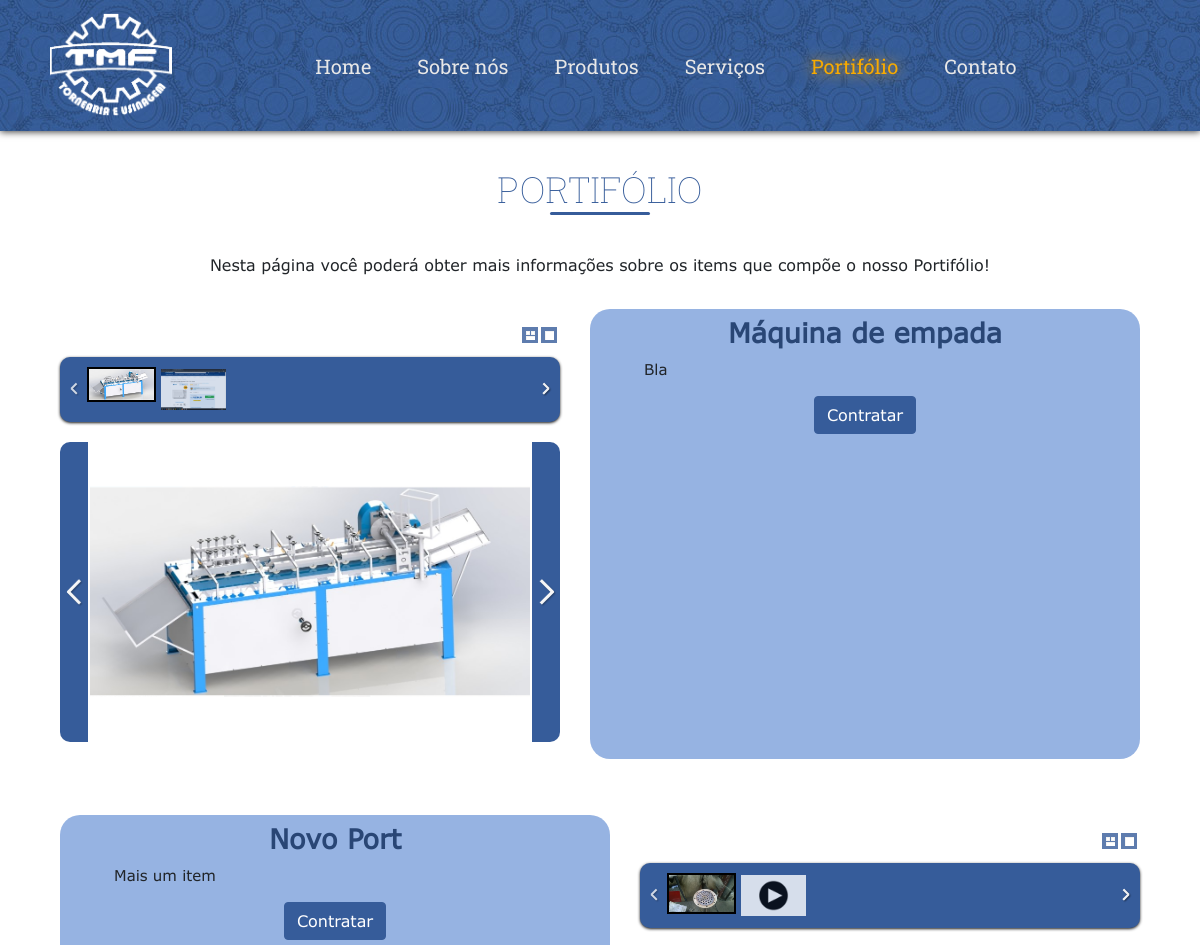
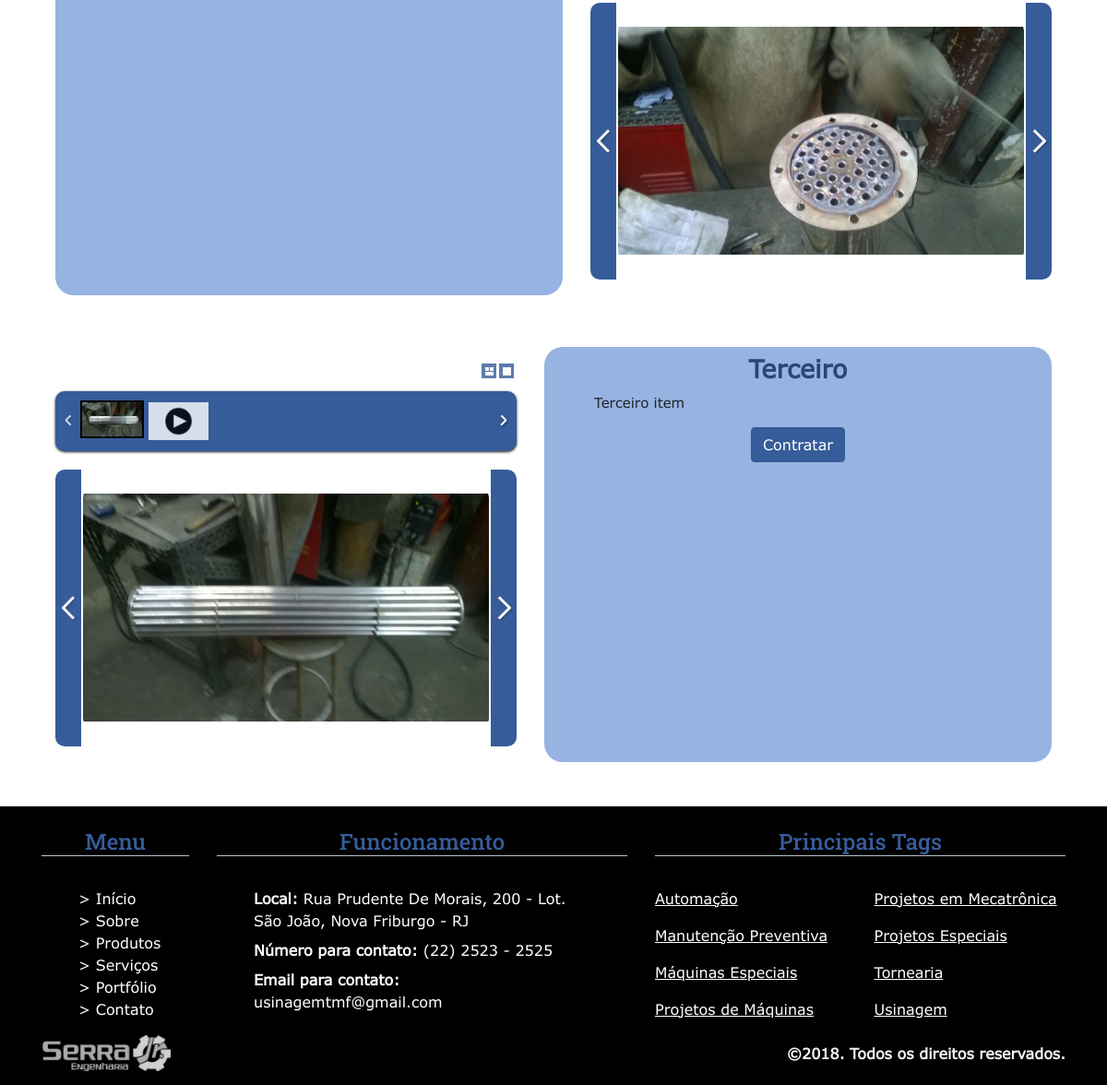
/portifolio.php, run on the app's committed database (2 pictures, top to bottom).
### tables this page shows
CREATE TABLE `portifolio` (
  `codPortifolio` int(11) NOT NULL,
  `nome` varchar(130) NOT NULL,
  `descricao` varchar(150) NOT NULL,
  `linkYoutube` varchar(150) NOT NULL,
  `status` tinyint(1) NOT NULL
);

CREATE TABLE `imagemportifolio` (
  `codImagem` int(11) NOT NULL,
  `codPortifolio` int(11) NOT NULL,
  `nome` varchar(150) NOT NULL
);

### portifolio.php (the view, shortened to what this page needs)
<!DOCTYPE html>
<html lang="pt-br">
<head>
    <link rel="stylesheet" href="css/normalize.css">
    <link rel="stylesheet" href="bootstrap/css/bootstrap.min.css">
    <link rel="stylesheet" href="css/main.css">
    <link rel="stylesheet" href="css/portifolio.css">
    <link rel="stylesheet" href="css/produtos_servico.css">
    <link rel="stylesheet" href="css/header.css">
    <link rel="stylesheet" href="css/footer.css">
</head>
<body>
    <header>
        <?php include_once('header.php'); ?>
    </header>
    <main>
        <section style="margin-top:110px;">
            <div class="container-fluid">
                <div class="row">
                    <div class="col-md-12 container-titulos">
                        <h1 class="titulo_secoes">
                            <br>
                            Portifólio
                        </h1>
                    </div>
                    <div class="row mx-auto">
                        <div class="col-md-12 container-titulos pb-2">
                            <p style="text-align:center">
                                Nesta página você poderá obter mais informações sobre os items que compõe o nosso Portifólio!
                            </p>
                        </div>
                    </div>
                </div>
                <?php
                $objDB = new db();
                $conn = $objDB->conecta_mysql();
                $query_select = "SELECT * from portifolio where status ='1';";
                $result_select = mysqli_query($conn,$query_select) or die(mysql_error());
                $rows = array();
                $contadorPortifolio = 0;
                while($row = mysqli_fetch_array($result_select))
                    $rows[] = $row;
                foreach($rows as $row){
                    $contadorPortifolio = $contadorPortifolio + 1;
                    $codPortifolio = $row['codPortifolio'];
                    $nome = $row['nome'];
                    $link = $row['linkYoutube'];
                    $descricao = $row['descricao'];
                    $matches=array();
                    preg_match("/^(?:http(?:s)?:\/\/)?(?:www\.)?(?:m\.)?(?:youtu\.be\/|youtube\.com\/(?:(?:watch)?\?(?:.*&)?v(?:i)?=|(?:embed|v|vi|user)\/))([^\?&\"'>]+)/", $link, $matches);
                    if (!empty($matches)){
                        $newlink = $matches[1];
                    }
                    echo '<div class="container d-flex justify-content-center">';
                    echo '<div class="row d-flex justify-content-center">';
                    if ($contadorPortifolio%2 == 0) {
                        echo '<div class="col  mt-2 mb-4 mx-auto ">';
                    }else{
                        echo '<div class="col order-sm-12 mt-2 mb-4 mx-auto ">';
                    }
                    echo '<div class="container caixa_texto">';
                    echo '<div class="row">';
                    echo '<div class="col-12 mt-2 mb-0 text-center">';
                    echo '<h4 style="font-size: 27px;font-weight: 600;color: rgb(41, 70, 117);">'.$nome.'</h4>';
                    echo '</div>';
                    echo '</div>';
                    echo '<div class="row mr-4 ml-4">';
                    echo '<div class="caixa_card_texto ">';
                    echo '<div class="col-12">';
                    echo '<p class="card-text">';
                    echo $descricao;
                    echo '</p>';
                    echo '</div>';
                    echo '</div>';
                    echo '</div>';
                    echo '<div class="row text-center mt-3 pb-3">';
                    echo '<div class="col-12">';
                    echo '<input type="submit" class="btn btn-primary" data-toggle="modal" data-target="#ModalProd" id="enviar" name="contratar" value="Contratar">';
                    echo '</div>';
                    echo '</div>';
                    echo '</div>';
                    echo '</div>';
                    echo '<div class="col  order-sm-1 mt-2 mb-4 d-flex">';
                    echo '<div class="Conteudo_slider mx-auto my-auto">';
                    echo '<div id="rg-gallery'.$contadorPortifolio.'" class="rg-gallery">';
                    echo '<div class="rg-thumbs">';
                    echo '<div class="es-carousel-wrapper">';
                    echo '<div class="es-nav">';
                    echo '<span class="es-nav-prev">Previous</span>';
                    echo '</div>';
                    echo '<div class="es-carousel">';
                    echo '<ul class="lista_imagens ">  ';
                    $query_select = "SELECT nome from imagemportifolio where codPortifolio = '$codPortifolio';";
                    $result_select = mysqli_query($conn,$query_select) or die(mysql_error());
                    $linhas = array();
                    while($linha = mysqli_fetch_array($result_select))
                        $linhas[] = $linha;
                    foreach($linhas as $linha){
                        $nomeImagem = $linha['nome'];
                        echo '<li><a href="#"><img src="sistema/Img/Portifolio/'.$nomeImagem.' " data-large="sistema/Img/Portifolio/'.$nomeImagem.'  " data-description="" /></a></li>';
                    }
                    if(isset($newlink)){
                        echo '<li><a href="#"><img src="img/Slider/play.png" data-large="img/Slider/play.png" data-description="" data-iframe="<iframe width=\'100%\' height=\'260\' src=\'https://www.youtube.com/embed/'.$newlink.'\' frameborder=\'0\' allow=\'accelerometer; autoplay; encrypted-media; gyroscope; picture-in-picture\' allowfullscreen></iframe>"/></a></li>';
                    }
                    echo '</ul>';
                    echo '</div>';
                    echo '</div>';
                    echo '</div>';
                    echo '</div>';
                    echo '</div>';
                    echo '</div>';
                    echo '</div>';
                    echo '</div>';
                    echo '<br>';
                }
                ?>
            </section>
        </main>
        <footer>
            <?php include_once('footer.php'); ?>
        </footer>
    </body>
    </html>

### header.php (shortened to what this page needs)
<nav class="navbar navbar-expand-md navbar-dark fixed-top" id="navbarTMF">
    <div class="container">
        <img src="img/logoTMFBranco.png" id="logo_Menu">
        <div class="collapse navbar-collapse" id="menu-navegacao">
            <ul class="navbar-nav mx-auto my-auto">
                <li class="nav-item navegacao"><a class="nav-link linkMenu link_ativo" id="link_secaoHome" href="#secaoSobre">Home</a></li>
                <li class="nav-item navegacao"><a class="nav-link linkMenu" id="link_secaoSobre" href="sobre.php">Sobre nós</a></li>
                <li class="nav-item navegacao"><a class="nav-link linkMenu" id="link_secaoProdutos" href="produtos.php">Produtos</a></li>
                <li class="nav-item navegacao"><a class="nav-link linkMenu" id="link_secaoServicos" href="servicos.php">Serviços</a></li>
                <li class="nav-item navegacao"><a class="nav-link linkMenu" id="link_secaoPortifolio" href="portifolio.php">Portifólio</a></li>
                <li class="nav-item navegacao"><a class="nav-link linkMenu" id="link_secaoContato" href="#secaoContato">Contato</a></li>
            </ul>
        </div>
    </div>
</nav>

### footer.php
<br>
<div class="container">
    <div class="row">
        <div class="col-md-2">
            <h4 class="titulos_rodape">Menu</h4>
            <div class="coluna_menu">
                <ul class="p-0" style="margin-left: calc(50% - 40px)">
                    <li><a class="item_menu_rodape">> Início</a></li>
                    <li><a class="item_menu_rodape">> Sobre</a></li>
                    <li><a class="item_menu_rodape">> Produtos</a></li>
                    <li><a class="item_menu_rodape">> Serviços</a></li>
                    <li><a class="item_menu_rodape">> Portfólio</a></li>
                    <li><a class="item_menu_rodape">> Contato</a></li>
                </ul>
            </div>
        </div>
        <div class="col-md-5">
            <h4 class="titulos_rodape">Funcionamento</h4>
            <ul>
                <li class="item_funcionamento"> <span class="pre_item_funcionamento">Local:</span> Rua Prudente De Morais, 200 - Lot. São João, Nova Friburgo - RJ </li>
                <li class="item_funcionamento"> <span class="pre_item_funcionamento">Número para contato:</span> (22) 2523 - 2525 </li>
                <li class="item_funcionamento"> <span class="pre_item_funcionamento">Email para contato:</span> usinagemtmf@gmail.com </li>
            </ul>
        </div>
        <div class="col-md-5">
            <h4 class="titulos_rodape">Principais Tags</h4>
            <div class="row">
                <div class="col-md-6 text-center text-md-left">
                    <p><span class="tags">Automação</span></p>
                    <p><span class="tags">Manutenção Preventiva</span></p>
                    <p><span class="tags">Máquinas Especiais</span></p>
                    <p><span class="tags">Projetos de Máquinas</span></p>
                </div>
                <div class="col-md-6 text-center text-md-left">
                    <p><span class="tags">Projetos em Mecatrônica</span></p>
                    <p><span class="tags">Projetos Especiais</span></p>
                    <p><span class="tags">Tornearia</span></p>
                    <p><span class="tags">Usinagem</span></p>
                </div>
            </div>
        </div>
    </div>
</div>
<div class="container">
    <div class="row">
        <div class="col-md-6 text-center">
            <img src="img/logo1.png" id="logo" class="float-md-left">
        </div>
        <div class="col-md-6 text-center">
            <span id="texto_direitos" class="float-md-right mt-2">©2018. Todos os direitos reservados.</span>
        </div>
    </div>
</div>

### css/main.css (style rules this page uses)
body { overflow-x: hidden; }
.container-titulos { padding: 15px; }
.btn.btn-primary { background-color: #365C9A !important ; border-color: #365C9A !important ; margin: 0px !important ; }
* { font-family: Verdana4, Arial, sans-serif; }
.navbar-nav > li > a { font-family: 'Roboto Slab', serif; }
.titulo_secoes { text-align: center; font-weight: 50; font-family: 'Roboto Slab', serif; font-size: 36px; color:#365C9A; text-transform: uppercase; }
.titulo_secoes::after { margin: 1px auto; height: 3px; width: 100px; content: " "; display: block; background-color: #365C9A; border-radius: 6px; }

### css/produtos_servico.css (style rules this page uses)
.Conteudo_slider { margin-top: 30px ; max-width: 500px ; }
.caixa_card_texto { overflow-y: auto !important; overflow-x: auto !important; display: block !important; max-height: 450px !important ; }
.caixa_texto { background-color: rgba(55, 110, 199, 0.521); border-radius: 20px ; }
@media screen and (min-width: 967px) { .caixa_texto { min-width: 550px ; min-height: 450pX ; } }
.btn.btn-primary { background-color: #365C9A !important ; border-color: #365C9A !important ; }
.card-text { text-align: justify; font-size: 15px ; }
.lista_imagens { white-space: nowrap; display: inline-block ; padding: 0 ; }
.lista_imagens>li { display: inline-block !important; padding: 0 ; }
.es-carousel-wrapper { background: #365C9A; padding:10px 27px; -moz-border-radius: 10px; -webkit-border-radius: 10px; border-radius: 10px; position:relative; -moz-box-shadow:0px 1px 3px rgba(0, 0, 0, 0.9); -webkit-box-shadow:0px 1px 3px rgba(0, 0, 0, 0.9); box-shadow:0px 1px 3px rgba(0, 0, 0, 0.9); position:relative; margin-bottom:20px; }
.es-carousel { overflow:hidden; white-space: nowrap; background:#365C9A; }
.es-carousel ul { display:none; }
.es-carousel ul li { height:100%; float:left; display:block; }
.es-carousel ul li a { display:block; border-style:solid; border-color:rgba(54, 92, 154, 0); opacity:0.8; -webkit-touch-callout:none; -webkit-transition: all 0.2s ease-in-out; -moz-transition: all 0.2s ease-in-out; -o-transition: all 0.2s ease-in-out; -ms-transition: all 0.2s ease-in-out; transition: all 0.2s ease-in-out; }
.es-carousel ul li.selected a { border-color:rgb(0, 0, 0); opacity:1.0; }
.es-carousel ul li a img { display:block; border:none; max-height:100%; max-width:100%; }
.es-nav span { position:absolute; top:50%; left:8px; background:transparent url(../img/Slider/nav_thumbs.png) no-repeat top left; width:14px; height:26px; margin-top:-13px; text-indent:-9000px; cursor:pointer; opacity:0.8; }

### css/header.css (style rules this page uses)
#logo_Menu { height:105px; margin:5px; transition: height 0.15s linear 0s; }
.navbar, #bg { background-color:#365C9A; background-image: url("../img/tmfcover.png"); color:white; }
.nav-link { color:rgb(231, 231, 231) !important; font-size: 20px; text-align:center; margin-left: 15px; margin-right: 15px; transition: color 0.15s ease 0s; }
.link_ativo { color:#f8aa00 !important; text-shadow: 0 0 15px #f8aa00; }
#navbarTMF { box-shadow: 0 1px 7px #404040; }

### css/footer.css (style rules this page uses)
footer { background-color: black !important; }
.item_menu_rodape { margin-top: 5pt; color: white!important; display: block; cursor: pointer; }
.pre_item_funcionamento { color: white; margin-bottom: 15pt; }
.item_funcionamento { margin-top: 6pt; color: white; margin-right: 40pt; }
.tags { color: white; border-radius: 10pt; }
#texto_direitos { color: whitesmoke; }
#logo { max-width:140px; max-height:90px; width: auto; height: auto; margin-bottom: 15px; }
.titulos_rodape { color: #365C9A; font-family: 'Roboto Slab', serif; font-weight: 500; text-align: center; border-bottom: 1pt solid #bac3ca; margin-bottom: 25pt; }
.item_menu_rodape { cursor: pointer; margin: 0; }
li { list-style-type: none; }
.pre_item_funcionamento { font-weight: bold; }
.item_funcionamento { text-align: initial; }
.tags { display: inline-block; text-align: center; text-decoration: underline; }
#texto_direitos { font-weight: bold; }

### data on the page
portifolio: nome "Máquina de empada", descricao "Bla"
imagemportifolio: nome (picture)
imagemportifolio: nome (picture)
portifolio: nome "Novo Port", descricao "Mais um item"
imagemportifolio: nome (picture)
portifolio: nome "Terceiro", descricao "Terceiro item"
imagemportifolio: nome (picture)
